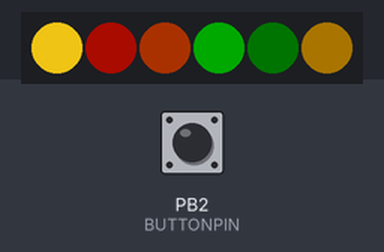
The sketch below on a simulated ATtiny85, built with avr-gcc and run on an emulated ATtiny85. Parts: 6 RGB LEDs in strip order, left to right. Inputs (shaded band) come from the test bench; at power-on: PB2 (BUTTONPIN) HIGH. Dim RGB values are drawn brighter than linear; random numbers use the default seed unless the sketch sets one; EEPROM starts erased.

Above: at 2.9 s.
3.0 s: PB2 (BUTTONPIN) pulled LOW for 3.2 s
At 4.65 s:
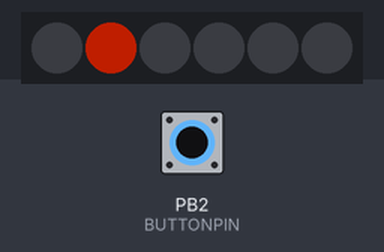
6.8 s: PB2 (BUTTONPIN) pulled LOW for 0.15 s
At 7.1 s:
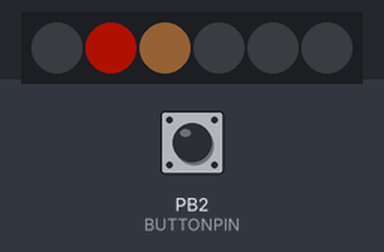
7.5 s: PB2 (BUTTONPIN) pulled LOW for 1 s
At 8.34 s:
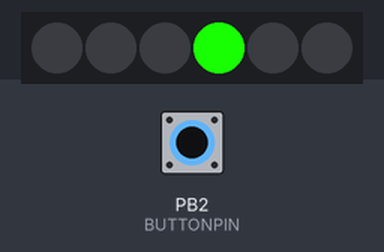
9.1 s: PB2 (BUTTONPIN) pulled LOW for 0.15 s
At 9.61 s:
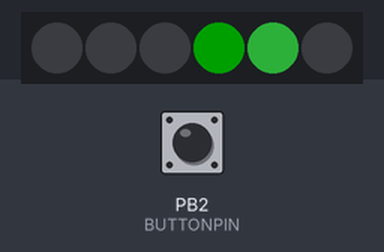
9.8 s: PB2 (BUTTONPIN) pulled LOW for 0.15 s
At 10.22 s:
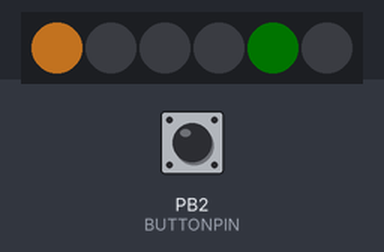
10.5 s: PB2 (BUTTONPIN) pulled LOW for 1 s
At 10.82 s:
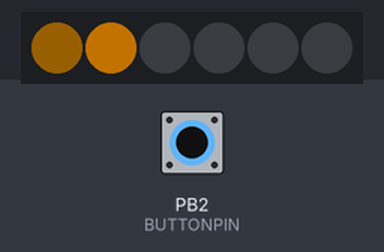
Timing chart, 0 to 14.9 s (numbered marks = the images above; inputs shaded):
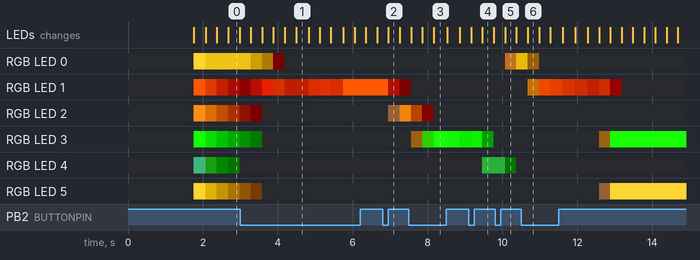

The sketch:

DEFCONSign3-Fancy.ino
```cpp
#include <Adafruit_DotStar.h>
#include <avr/power.h>
#include <EEPROM.h>

#include "Light.h"

#define NUMPIXELS 6 // Number of LEDs in strip

#define DATAPIN    0
#define CLOCKPIN   1
#define BUTTONPIN  2

#define MODE_MANUAL 0
#define MODE_PINGPONG 1
#define MODE_RANDOM 2
#define MODE_DISCO 3
#define MODE_BORIS 4

#define CHANGE_RISING 0
#define CHANGE_PINGPONG 1
#define CHANGE_RANDOM 2
#define CHANGE_NONE 3

Adafruit_DotStar strip(NUMPIXELS, DATAPIN, CLOCKPIN, DOTSTAR_BGR);

int pixelNum = 0;
int mode = 0;
const int numModes = 5;

uint32_t colours[] = {0xffee88, 0xffaa33, 0xffcc66, 0x66ff33, 0x669988, 0xffee88};
Light lights[6];

bool buttonPressed = false;
unsigned long lastButtonPressTime = 0;
unsigned long lastButtonReleaseTime = 0;
unsigned long lastModeChangeTime = 0;
unsigned long lastLightChangeTime = 0;

bool showCurrentMode = true;
bool rising = true;
bool autoChange = false;
unsigned long autoChangeFrequency = 5000;
unsigned long lastAutoChangeTime = 0;
int changeMode = CHANGE_RISING;
int flashSpeed = 1000;

void setup() {

#if defined(__AVR_ATtiny85__) && (F_CPU == 16000000L)
  clock_prescale_set(clock_div_1); // Enable 16 MHz on Trinket
#endif

  strip.begin(); // Initialize pins for output
  strip.show();  // Turn all LEDs off ASAP

  pinMode(BUTTONPIN, INPUT_PULLUP);

  for (int i = 0; i < 6; i++) {
    lights[i].setBase(colours[i]);
    lights[i].turnOff();
  }


  // if the button is pressed on power up then clear the EEPROM
  if (!digitalRead(BUTTONPIN)) {
    clearEEPROM();
  }

  // load the latest state from the EEPROM

  if (EEPROM.length() >= 2) {
    pixelNum = EEPROM.read(0);
    mode = EEPROM.read(1);

    // Error checking
    if ((pixelNum < 0) || (pixelNum > 4)) {
      pixelNum = 0;
      clearEEPROM();
    }
    if ((mode < 0) || (mode > 4)) {
      mode = 0;
      clearEEPROM();
    }
    startMode(mode);
  }


}

void loop() {


  // if we're currently in mode selection, flash the
  // light to represent the mode
  if (showCurrentMode) {
    if (millis() % 300 < 100) lights[mode].turnOn();
    else lights[mode].turnOff();
    lights[5].turnOff();
    if (millis() - lastModeChangeTime > 2000) {
      showCurrentMode = false;
      // reset lights
      clearLights();
      lights[pixelNum].turnOn();
    }

  } else {
    // if the lights auto change, and it's time to
    // change, then do it!
    if (autoChange) {
      if (millis() - lastLightChangeTime > autoChangeFrequency) {
        changeLight();
      }
    }

    // if we changed the light recently, then flash everything
    if ((millis() - lastLightChangeTime) < 5000) {
      long timeSinceChange = millis() - lastLightChangeTime;
      if (timeSinceChange % flashSpeed < (flashSpeed * 0.7f)) {
        lights[pixelNum].turnOn();
        lights[5].turnOn();
      } else {
        lights[pixelNum].turnOff();
        lights[5].turnOff();
      }
    } else {
      if (!lights[pixelNum].isOn()) lights[pixelNum].turnOn();
      if (!lights[5].isOn()) lights[5].turnOn();
    }

    if (mode == MODE_BORIS) {
      int m = getNoise();
      if (m < 100)  {
        lights[pixelNum].turnOff();
        if (pixelNum > 0) lights[pixelNum - 1].turnOn();
      } else {
        lights[pixelNum].turnOn();
        if (pixelNum > 0) lights[pixelNum - 1].turnOff();

      }
      if (m > 200) {
        lights[5].turnOff();
      } else {
        lights[5].turnOn();
      }

    }

  }

  for (int i = 0; i < 6; i++) {
    lights[i].update();
    strip.setPixelColor(i, lights[i].getColour());
  }

  strip.show();                     // Refresh strip

  // if button is pressed
  if (!digitalRead(BUTTONPIN)) {

    // ...and the button wasn't already pressed
    if ((!buttonPressed)&&((millis() - lastButtonPressTime) > 100)) {
      lastButtonPressTime = millis();

      if (showCurrentMode) {
        // if the mode indicator is currently flashing and
        // the button is pressed then change mode
        clearLights();
        mode++;
        if (mode >= numModes) mode = 0;
        startMode(mode);
      }
      // if the button has been held for a while then switch
      // to mode selection
    } else if ((!showCurrentMode) && ((millis() - lastButtonPressTime) > 2000)) {
      //MODE CHANGE
      clearLights();
      lastModeChangeTime = millis();
      showCurrentMode = true;
    }

    buttonPressed = true;

  } else { // else if the button is released
    // ... and it was previously pressed, then change the light
    if ((buttonPressed) && ((millis() - lastButtonReleaseTime) > 100)) {
      if (!showCurrentMode) {
        changeLight();
      }
      lastButtonReleaseTime = millis();
    }
    buttonPressed = false;
  }

  // wait 1ms to ensure the loop doesn't run too fast.
  // This helps with button debouncing and the animation
  // speed
  delay(1);


}

void clearLights() {
  for (int i = 0; i < 5; i++) lights[i].turnOff();
}

void changeLight() {
  clearLights();
  // MANUAL MODE
  if (changeMode == CHANGE_RISING) {

    if (pixelNum == 0) pixelNum = 4;
    else pixelNum--;

  lights[pixelNum].turnOn();

    // PING PONG MODE
  } else if (changeMode == CHANGE_PINGPONG) {

    if (rising) {
      if (pixelNum < 4) {
        pixelNum++;
      } else {
        rising = false;
        pixelNum--;
      }
    } else {
      if (pixelNum > 0) {
        pixelNum--;
      } else {
        rising = true;
        pixelNum++;
      }

    }
    lights[pixelNum].turnOn();
    // RANDOM
  } else if (changeMode == CHANGE_RANDOM) {

    if ((pixelNum == 0) || ((random(20) < 10) && (pixelNum < 4) )) {
      pixelNum++;
    } else {
      pixelNum--;
    }
    lights[pixelNum].turnOn();
  }
  lastLightChangeTime = millis();
  EEPROM.write(0, pixelNum);
}

void startMode(int newmode) {
  lastModeChangeTime = millis();

  switch (mode) {
    case MODE_MANUAL:
      autoChange = false;
      changeMode = CHANGE_RISING;
      break;

    case MODE_PINGPONG:
      changeMode = CHANGE_PINGPONG;
      autoChangeFrequency = 60000; // change every min
      autoChange = true;
      break;

    case MODE_RANDOM:
      changeMode = CHANGE_RANDOM;
      autoChangeFrequency = 60000;
      autoChange = true;
      break;

    case MODE_DISCO:
      changeMode = CHANGE_PINGPONG;
      autoChangeFrequency = flashSpeed;
      autoChange = true;
      break;

    case MODE_BORIS:
      autoChange = false;
      changeMode = CHANGE_RISING;
      pixelNum = 3;
      break;

  }

  EEPROM.write(1, mode);
}

void clearEEPROM()
{
  for (int i = 0 ; i < EEPROM.length() ; i++) {
    if (EEPROM.read(i) != 0)
    {
      EEPROM.write(i, 0);
    }
  }

}
```

Light.h
```cpp
class Light {

  public :
    Light() {
      red = green = blue = 0;
      baseColour = colour = 0;
      targetRed = targetGreen = targetBlue = 0;

    }
    setBase(uint32_t col) {
      targetRed = red = (col >> 16);
      targetGreen = green = (col >> 8) ;
      targetBlue = blue = col ;
      baseColour = col;
      dirty = true;
    };

    set(uint32_t col) {
      targetRed = (col >> 16) ;
      targetGreen = (col >> 8) ;
      targetBlue = col;

      //        red = targetRed = (col >> 16) ;
      //      green = targetGreen = (col >> 8) ;
      //      blue = targetBlue = col;
      //  dirty = true;
    };

    void update() {

      interpolateColour(red, targetRed, 12, 2);
      interpolateColour(green, targetGreen, 10, 2);
      interpolateColour(blue, targetBlue, 8, 4);

      if (dirty) colour = ((uint32_t)Adafruit_DotStar::gamma8(red) << 16) | ((uint32_t)Adafruit_DotStar::gamma8(green) << 8) | Adafruit_DotStar::gamma8(blue);
      dirty = false;
    }

    void interpolateColour(uint8_t& component, uint8_t& target, int upspeed, int downspeed) {
      if (target == component) return;

      if (target > component) {
        if (255 - component < upspeed) component = target;
        else component += upspeed;

      } else if (target < component) {
        if (component < downspeed) component = target;
        else component -= downspeed;
      }

      dirty = true;
    }

    void turnOn() {
      set(baseColour);
      onState = true;
    }
    void turnOff() {
      set(0x000000);
      onState = false;
    }
    bool isOn() {
      return onState;
    }
    uint32_t getColour() {
      return colour;
    }
    uint64_t colour, baseColour;
    uint8_t red, green, blue, targetRed, targetGreen, targetBlue;
    bool dirty;
    bool onState = false;

};
```

Noise.ino
```cpp
int range = 2048;
int halfRange = range/2;
int currentNoise = halfRange;
int divider = 8;
int variation = range/divider*1.5;
unsigned long lastNoiseChange = 0;

int getNoise() {

  if(millis()-lastNoiseChange>10) {
    int offset = (halfRange - currentNoise) /divider; // should be between -128 and 128
    int noiseChange = random(offset-variation, offset+variation);
    currentNoise+=noiseChange;
    if(currentNoise>range) currentNoise = range;
    else if(currentNoise<0) currentNoise = 0;
    lastNoiseChange = millis();
  }

  return currentNoise/8;

}
```
